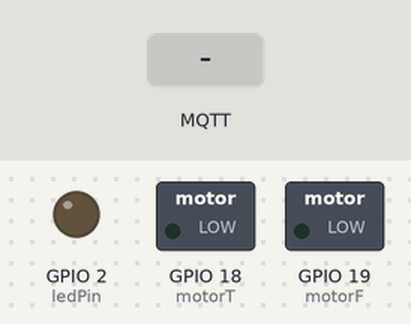
This sketch was run on a simulated ESP32. Parts: switched loads named in the sketch (green lamp = pin HIGH), output pins drawn as LEDs (lit = HIGH). The inputs (shaded band) are chosen by the test bench. WiFi joins after 1.5 s; servers stay silent unless stated; random numbers use the default seed unless the sketch sets one; no MQTT or app messages arrive unless stated; not simulated (calls return 0 or success): env.h; names the files do not define were given values by the test bench: BROKER_PORT = 1883; what the sketch prints to the serial monitor is not drawn.

Above: at 2.8 s.
2.9 s: MQTT message "1" arrives on the first subscribed topic
At 4.1 s:
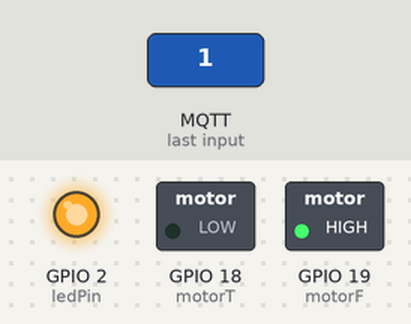
4.4 s: MQTT message "on" arrives on the first subscribed topic
At 5.2 s:
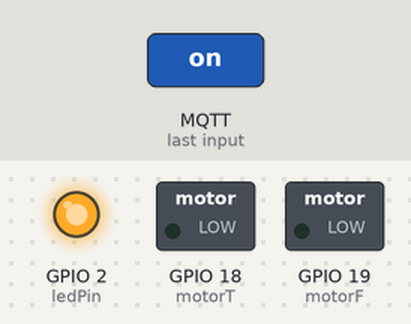
5.9 s: MQTT message "5" arrives on the first subscribed topic
At 6.3 s:
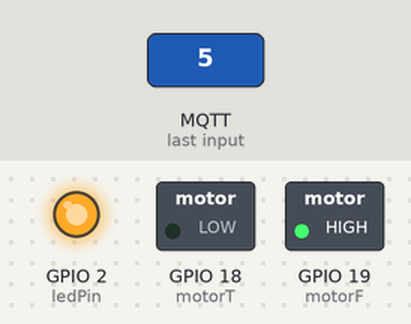
Timing chart, 0 to 8.9 s (numbered marks = the images above; inputs shaded):
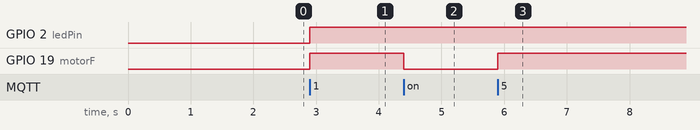

Measured:
- after the input at 2.9 s, GPIO 2 (ledPin), GPIO 19 (motorF): LOW → HIGH at once
- after the input at 4.4 s, GPIO 19 (motorF): HIGH → LOW at once
- after the input at 5.9 s, GPIO 19 (motorF): LOW → HIGH at once

The sketch:

SN_Bruno.ino
```cpp
#include <WiFi.h>
#include <PubSubClient.h>
#include "env.h"
#include <WiFiClientSecure.h>

#define motorF 19
#define motorT 18

// --- WiFi & MQTT Configuration ---
const char* WIFI_SSID = SSID;
const char* WIFI_PASS = PASS;

const char* brokerURL = BROKER_URL;
const int brokerPort = BROKER_PORT;
const char* mqttTopic = TOPIC1;  // Tópico usado para publish/subscribe

WiFiClientSecure client;
PubSubClient mqtt(client);

const int ledPin = 2;// Pino do LED embutido


// --- Função para receber mensagens MQTT ---
void callback(char* topic, byte* payload, unsigned int length) {
  String msgRecebida = "";
  for (unsigned int i = 0; i < length; i++) {
    msgRecebida += (char)payload[i];
  }

  Serial.print("Mensagem recebida via MQTT: ");
  Serial.println(msgRecebida);

  //converter msgRecebida para int com .toInt()
  //verificar se > 0 - HIGH / LOW
  //verificar se < 0 - LOW / HIGH
  // senao - LOW / LOW


  int valorMsg = msgRecebida.toInt();

  if (valorMsg > 0) {
    Serial.println("Frente");
    digitalWrite(motorF, HIGH);
    digitalWrite(motorT, LOW);
  } else if (valorMsg < 0) {
    Serial.println("Ré");
    digitalWrite(motorF, LOW);
    digitalWrite(motorT, HIGH);
  } else {
    Serial.println("Para");
    digitalWrite(motorF, LOW);
    digitalWrite(motorT, LOW);
  }

  // Verifica se é um comando para o LED
  if (msgRecebida == "1") {
    digitalWrite(ledPin, HIGH);
    Serial.println("LED ligado via MQTT");
    mqtt.publish(mqttTopic, "LED ligado via MQTT");
  } else if (msgRecebida == "0") {
    digitalWrite(ledPin, LOW);
    Serial.println("LED desligado via MQTT");
    mqtt.publish(mqttTopic, "LED desligado via MQTT");
  }
}

void setup() {
  pinMode(motorF, OUTPUT);
  pinMode(motorT, OUTPUT);

  Serial.begin(115200);
  client.setInsecure();

  // Configura o LED como saída
  pinMode(ledPin, OUTPUT);

  // Conexão Wi-Fi
  WiFi.begin(SSID, PASS);
  Serial.print("Conectando no WiFi");
  while (WiFi.status() != WL_CONNECTED) {
    Serial.print(".");
    delay(200);
  }
  Serial.println("\nConectado com sucesso ao WiFi");

  // Conexão MQTT
  mqtt.setServer(brokerURL, brokerPort);
  mqtt.setCallback(callback);

  Serial.println("Conectando ao broker MQTT...");
  String boardID = "S1-" + String(random(0xffff), HEX);

  while (!mqtt.connect(boardID.c_str(), BROKER_USR_NAME, BROKER_USR_PASS)) {
    Serial.print(".");
    delay(200);
  }

  mqtt.subscribe(mqttTopic);  // Inscreve-se no tópico
  Serial.println("\nConectado ao broker MQTT e inscrito no tópico");
}

void loop() {
  mqtt.loop();  // Mantém a conexão MQTT ativa
}
//   // Lê comandos pela serial
//   if (Serial.available()) {
//     String comando = Serial.readStringUntil('\n');
//     comando.trim();  // Remove espaços em branco

//     if (comando == "1") {
//       digitalWrite(ledPin, HIGH);
//       Serial.println("LED ligado via Serial");
//       mqtt.publish(mqttTopic, "LED ligado via Serial");
//     } else if (comando == "0") {
//       digitalWrite(ledPin, LOW);
//       Serial.println("LED desligado via Serial");
//       mqtt.publish(mqttTopic, "LED desligado via Serial");
//     } else {
//       Serial.println("Comando inválido. Use 1 (ligar) ou 0 (desligar).");
//     }
//   }
// }
```
